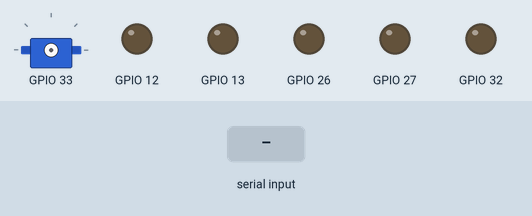
Recording of a sketch running on a simulated ESP32. On the bench: servo, output pins drawn as LEDs (lit = HIGH). The inputs (shaded band) are chosen by the test bench. Servo pulses on a pin are drawn as a servo (544–2400 µs = 0–180°).

Above: at 1.2 s.
1.3 s: "u90\n" received over Serial
At 1.8 s:
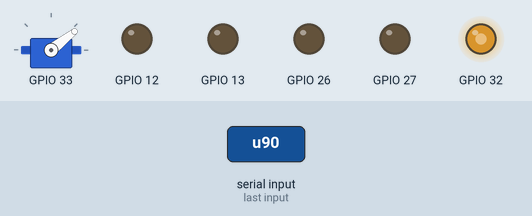
2.8 s: "d90\n" received over Serial
At 4.0 s:
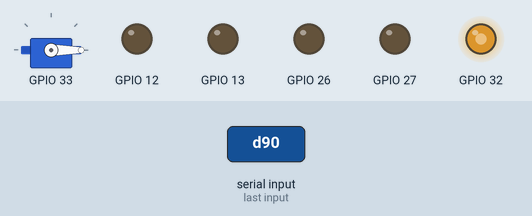
4.3 s: "u,45\n" received over Serial
At 5.2 s:
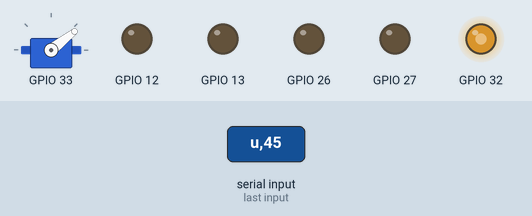
5.8 s: "d,45\n" received over Serial
At 6.2 s:
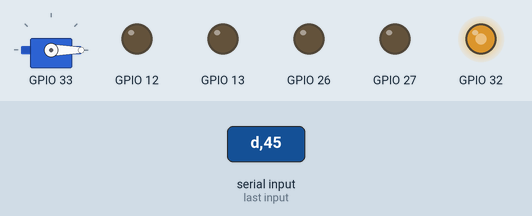
Timing chart, 0 to 8.3 s (numbered marks = the images above; inputs shaded):
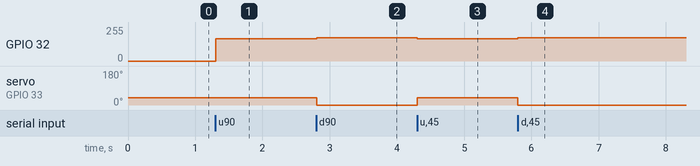

Measured:
- after the input at 1.3 s, GPIO 32: 0/255 → 167/255 at once
- after the input at 2.8 s, GPIO 32: 167/255 → 173/255 at once; servo on GPIO 33: 38° → 0° at once
- after the input at 4.3 s, GPIO 32: 173/255 → 167/255 at once; servo on GPIO 33: 0° → 38° at once
- after the input at 5.8 s, GPIO 32: 167/255 → 173/255 at once; servo on GPIO 33: 38° → 0° at once

The sketch:

MirageMREsp.ino
```cpp
const int servofreq = 50;
const int motorfreq = 200;
const int ledChannellf = 0;
const int ledChannellb = 1;
const int ledChannelrf = 2;
const int ledChannelrb = 3;
const int servoChannelL = 4;
const int servoChannelR = 5;
const int resolution = 8;

int lastservovalue = NULL;
int servoangle = NULL;
int power = 4;
int count = 20;
float delaytime = 50;
void setup() {
  // put your setup code here, to run once:
  Serial.begin(115200);
  Serial.setDebugOutput(false);

  pinMode(13,OUTPUT);
  pinMode(12,OUTPUT);
  pinMode(26,OUTPUT);
  pinMode(27,OUTPUT);

  ledcSetup(ledChannellf, motorfreq, resolution);
  ledcSetup(ledChannellb, motorfreq, resolution);
  ledcSetup(ledChannelrf, motorfreq, resolution);
  ledcSetup(ledChannelrb, motorfreq, resolution);
  ledcSetup(servoChannelL, servofreq, resolution);
  ledcSetup(servoChannelR, servofreq, resolution);

  // attach the channel to the GPIO to be controlled
  ledcAttachPin(13, ledChannellf);
  ledcAttachPin(12, ledChannellb);
  ledcAttachPin(26, ledChannelrf);
  ledcAttachPin(27, ledChannelrb);
  ledcAttachPin(32, servoChannelL);
  ledcAttachPin(33, servoChannelR);
}

void loop() {
  // put your main code here, to run repeatedly:
  if(Serial){
    String x;
    while(Serial.available()>0){
      x+=(char)Serial.read();
    }
    ////Serial.print(x);
    char m = x.charAt(0);
    x.remove(0,1);
    int a = x.toInt();
    if(m=='0'){
      //Serial.print(x);
      ledcWrite(ledChannellf,0);
      ledcWrite(ledChannelrf,0);
      ledcWrite(ledChannellb,0);
      ledcWrite(ledChannelrb,0);
    }
    if(m=='1'){
      //Serial.println("front");
      pwmstep(a,a/power,count,delaytime,ledChannellf,ledChannelrf);
    }
    if(m=='2'){
      //Serial.println("back");
      pwmstep(a,a/power,count,delaytime,ledChannellb,ledChannelrb);
    }
    if(m=='3'){
      //Serial.println("left");
      /*
      ledcWrite(ledChannellb,a);
      ledcWrite(ledChannelrf,a);
      delay(250);
      ledcWrite(ledChannellb,a/sub_power);
      ledcWrite(ledChannelrf,a/sub_power);
      delay(250);
      ledcWrite(ledChannellb,a/power);
      ledcWrite(ledChannelrf,a/power);
      delay(250);
      ledcWrite(ledChannellb,0);
      ledcWrite(ledChannelrf,a/power);
      */
      pwmstep(a, a/power,count,delaytime,ledChannellb,ledChannelrf);
    }
    if(m=='4'){
      //Serial.println("right");
      /*
      ledcWrite(ledChannellf,a);
      ledcWrite(ledChannelrb,a);
      delay(250);
      ledcWrite(ledChannellf,a/sub_power);
      ledcWrite(ledChannelrb,a/sub_power);
      delay(250);
      ledcWrite(ledChannellf,a/power);
      ledcWrite(ledChannelrb,a/power);
      delay(250);
      ledcWrite(ledChannellf,a/power);
      ledcWrite(ledChannelrb,0);
      */
      pwmstep(a,a/power,count,delaytime,ledChannellf,ledChannelrb);
    }
    if(m=='5'){
      ledcWrite(ledChannellf,0);
      ledcWrite(ledChannelrf,0);
      ledcWrite(ledChannellb,0);
      ledcWrite(ledChannelrb,0);
      ledcWrite(ledChannellf,a/power);
    }
    if(m=='6'){
      ledcWrite(ledChannellf,0);
      ledcWrite(ledChannelrf,0);
      ledcWrite(ledChannellb,0);
      ledcWrite(ledChannelrb,0);
      ledcWrite(ledChannelrf,a/power);
    }
    if(m=='7'){
      ledcWrite(ledChannellf,0);
      ledcWrite(ledChannelrf,0);
      ledcWrite(ledChannellb,0);
      ledcWrite(ledChannelrb,0);
      ledcWrite(ledChannelrb,a/power);
    }if(m=='8'){
      ledcWrite(ledChannellf,0);
      ledcWrite(ledChannelrf,0);
      ledcWrite(ledChannellb,0);
      ledcWrite(ledChannelrb,0);
      ledcWrite(ledChannellb,a/power);
    }

    if(m=='u'){
      servo(45,servoChannelL,servoChannelR);
    }
    if(m=='d'){
      servo(5,servoChannelL,servoChannelR);
    }
    x = "";
    delay(10);
  }

}

void pwmstep(int a, int power , int stp , int delaytime ,int channelA, int channelB){
  ledcWrite(ledChannellf,0);
  ledcWrite(ledChannelrf,0);
  ledcWrite(ledChannellb,0);
  ledcWrite(ledChannelrb,0);
  for(a = 0 ; a <= power; a = a + stp){
    //Serial.println(a);
    ledcWrite(channelA,a);
    ledcWrite(channelB,a);
    delay(delaytime);
  }
  //Serial.print(power);
  ledcWrite(channelB,power);
  ledcWrite(channelB,power);
}

void servo(int angel,int channelA,int channelB){
  int servovalue = map(angel,0,180,6.4,30.72);
  ledcWrite(channelA,180-servovalue);
  ledcWrite(channelB,servovalue);
}
```
